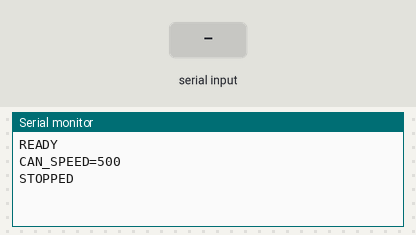
A sketch run on a simulated Arduino Nano, built with avr-gcc and run on an emulated ATmega328P. Parts: the last lines printed to the serial monitor. Inputs (shaded band) come from the test bench.

Above: at 1.5 s.
1.6 s: "START\n" received over Serial
At 2.8 s:
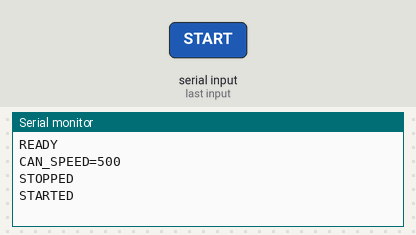
3.1 s: "PING\n" received over Serial
At 4.0 s:
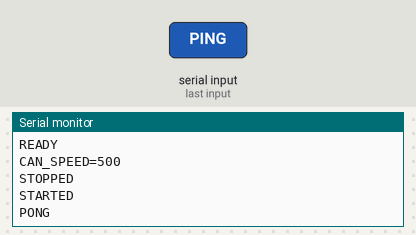
4.6 s: "CAN SPEED \n" received over Serial
At 5.1 s:
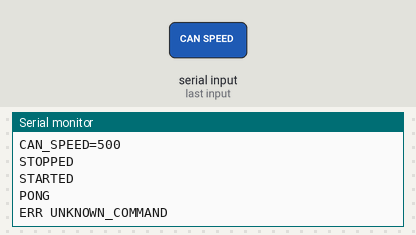

The sketch:

CanHacker_Nano_START_STOP.ino
```cpp
#include <SPI.h>
#include <mcp_can.h>

// Arduino Nano + MCP2515 (8 MHz crystal)
// CS=D10, INT=D2, SPI: MOSI=D11, MISO=D12, SCK=D13
const byte CAN_CS_PIN = 10;
const byte CAN_INT_PIN = 2;

MCP_CAN CAN0(CAN_CS_PIN);
String commandLine = "";
unsigned long currentBitrate = 500;
bool canReady = false;
bool streamingEnabled = false;

bool beginCAN(unsigned long bitrate) {
  byte speed;
  switch (bitrate) {
    case 125: speed = CAN_125KBPS; break;
    case 250: speed = CAN_250KBPS; break;
    case 500: speed = CAN_500KBPS; break;
    case 1000: speed = CAN_1000KBPS; break;
    default: return false;
  }

  if (CAN0.begin(MCP_ANY, speed, MCP_8MHZ) != CAN_OK) {
    canReady = false;
    return false;
  }
  CAN0.setMode(MCP_NORMAL);
  currentBitrate = bitrate;
  canReady = true;
  return true;
}

void printFrame() {
  unsigned long rxId = 0;
  byte len = 0;
  byte buf[8];
  if (CAN0.readMsgBuf(&rxId, &len, buf) != CAN_OK) return;

  Serial.print("ID=");
  Serial.print(rxId, HEX);
  Serial.print(" DLC=");
  Serial.print(len);
  Serial.print(" DATA=");
  for (byte i = 0; i < len && i < 8; i++) {
    if (buf[i] < 0x10) Serial.print('0');
    Serial.print(buf[i], HEX);
    if (i + 1 < len && i < 7) Serial.print(' ');
  }
  Serial.println();
}

void handleCommand(String cmd) {
  cmd.trim();
  cmd.toUpperCase();

  if (cmd == "START") {
    if (!canReady) {
      Serial.println("ERR CAN_NOT_READY");
    } else {
      streamingEnabled = true;
      Serial.println("STARTED");
    }
    return;
  }

  if (cmd == "STOP") {
    streamingEnabled = false;
    Serial.println("STOPPED");
    return;
  }

  if (cmd == "PING") {
    Serial.println("PONG");
    return;
  }

  if (cmd.startsWith("CAN SPEED ")) {
    long rate = cmd.substring(10).toInt();
    if (rate == 125 || rate == 250 || rate == 500 || rate == 1000) {
      bool wasStreaming = streamingEnabled;
      streamingEnabled = false;
      if (beginCAN((unsigned long)rate)) {
        Serial.print("CAN_SPEED=");
        Serial.println(currentBitrate);
        streamingEnabled = wasStreaming;
      } else {
        Serial.println("ERR CAN_INIT");
      }
    } else {
      Serial.println("ERR BAD_SPEED");
    }
    return;
  }

  if (cmd.length() > 0) Serial.println("ERR UNKNOWN_COMMAND");
}

void setup() {
  Serial.begin(115200);
  commandLine.reserve(48);
  pinMode(CAN_INT_PIN, INPUT);
  delay(300);

  streamingEnabled = false;
  if (beginCAN(500)) {
    Serial.println("READY");
    Serial.print("CAN_SPEED=");
    Serial.println(currentBitrate);
    Serial.println("STOPPED");
  } else {
    Serial.println("ERR MCP2515_INIT");
  }
}

void loop() {
  while (Serial.available()) {
    char c = (char)Serial.read();
    if (c == '\n' || c == '\r') {
      if (commandLine.length() > 0) {
        handleCommand(commandLine);
        commandLine = "";
      }
    } else if (commandLine.length() < 48) {
      commandLine += c;
    } else {
      commandLine = "";
      Serial.println("ERR COMMAND_TOO_LONG");
    }
  }

  if (streamingEnabled && canReady && CAN0.checkReceive() == CAN_MSGAVAIL) {
    printFrame();
  }
}
```

Measured:
- after the input at 1.6 s, the serial monitor: prints a new line at once (image 1)
- after the input at 3.1 s, the serial monitor: prints a new line at once (image 2)
- after the input at 4.6 s, the serial monitor: prints a new line at once (image 3)
